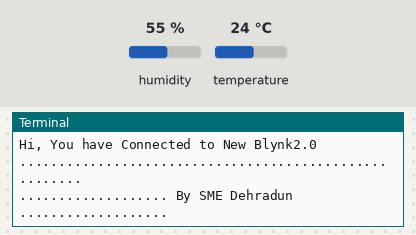
The program below on a simulated Raspberry Pi (BCM pin numbers). On the bench: the last lines printed to the terminal. Inputs (shaded band) come from the test bench; at power-on: humidity 55 %, temperature 24 °C.

Above: at 1.2 s.
1.3 s: humidity set to 22 %
At 3.7 s:
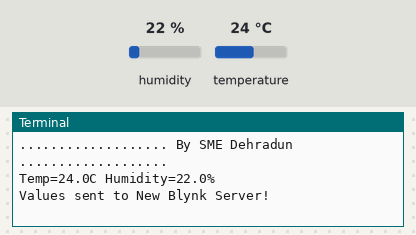
4.0 s: temperature set to 12 °C
At 5.3 s:
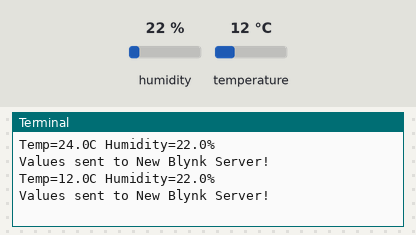
5.5 s: humidity set to 40 %
At 7.1 s:
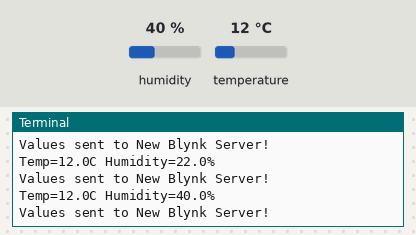

Measured:
- after the input at 1.3 s, the terminal: prints a new line after 1.2 s (image 1)
- after the input at 4.0 s, the terminal: prints a new line after 0.53 s (image 2)
- after the input at 5.5 s, the terminal: prints a new line after 1.0 s (image 3)

The program:

blynktest.py
```python
"""
This Code is belong to SME Dehraun. for any query write to schematicslab@gmail.com

"""

import BlynkLib
import RPi.GPIO as GPIO
from BlynkTimer import BlynkTimer

import Adafruit_DHT
import time

DHT_SENSOR = Adafruit_DHT.DHT11
DHT_PIN = 4
#BLYNK_AUTH_TOKEN = 'kt85ldXRL362juNQiymMClUUxdsuygTN'
BLYNK_AUTH_TOKEN = 'PkV6EMUTqdUFXdzb0lwzUP2rDYDLbhY6'

# Initialize Blynk
blynk = BlynkLib.Blynk(BLYNK_AUTH_TOKEN)

# Create BlynkTimer Instance
timer = BlynkTimer()


# function to sync the data from virtual pins
@blynk.on("connected")
def blynk_connected():
    print("Hi, You have Connected to New Blynk2.0")
    print(".......................................................")
    print("................... By SME Dehradun ...................")
    time.sleep(2);

# Functon for collect data from sensor & send it to Server
def myData():
    humidity, temperature = Adafruit_DHT.read(DHT_SENSOR, DHT_PIN)
    if humidity is not None and temperature is not None:
        print("Temp={0:0.1f}C Humidity={1:0.1f}%".format(temperature, humidity))
    else:
        print("Sensor failure. Check wiring.");

    blynk.virtual_write(0, humidity,)
    blynk.virtual_write(1, temperature)
    print("Values sent to New Blynk Server!")

timer.set_interval(2, myData)


while True:
    blynk.run()
    timer.run()
```
